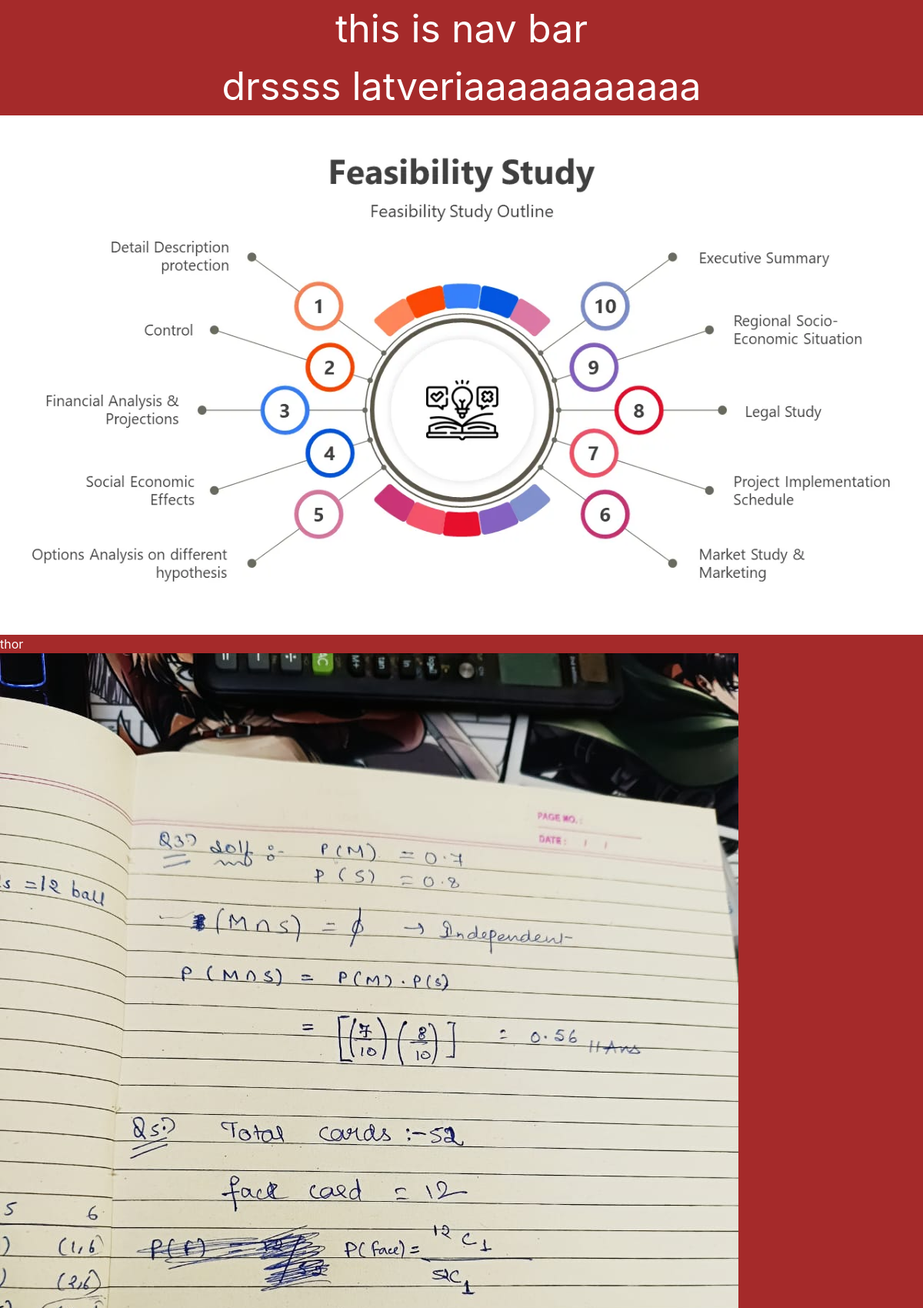
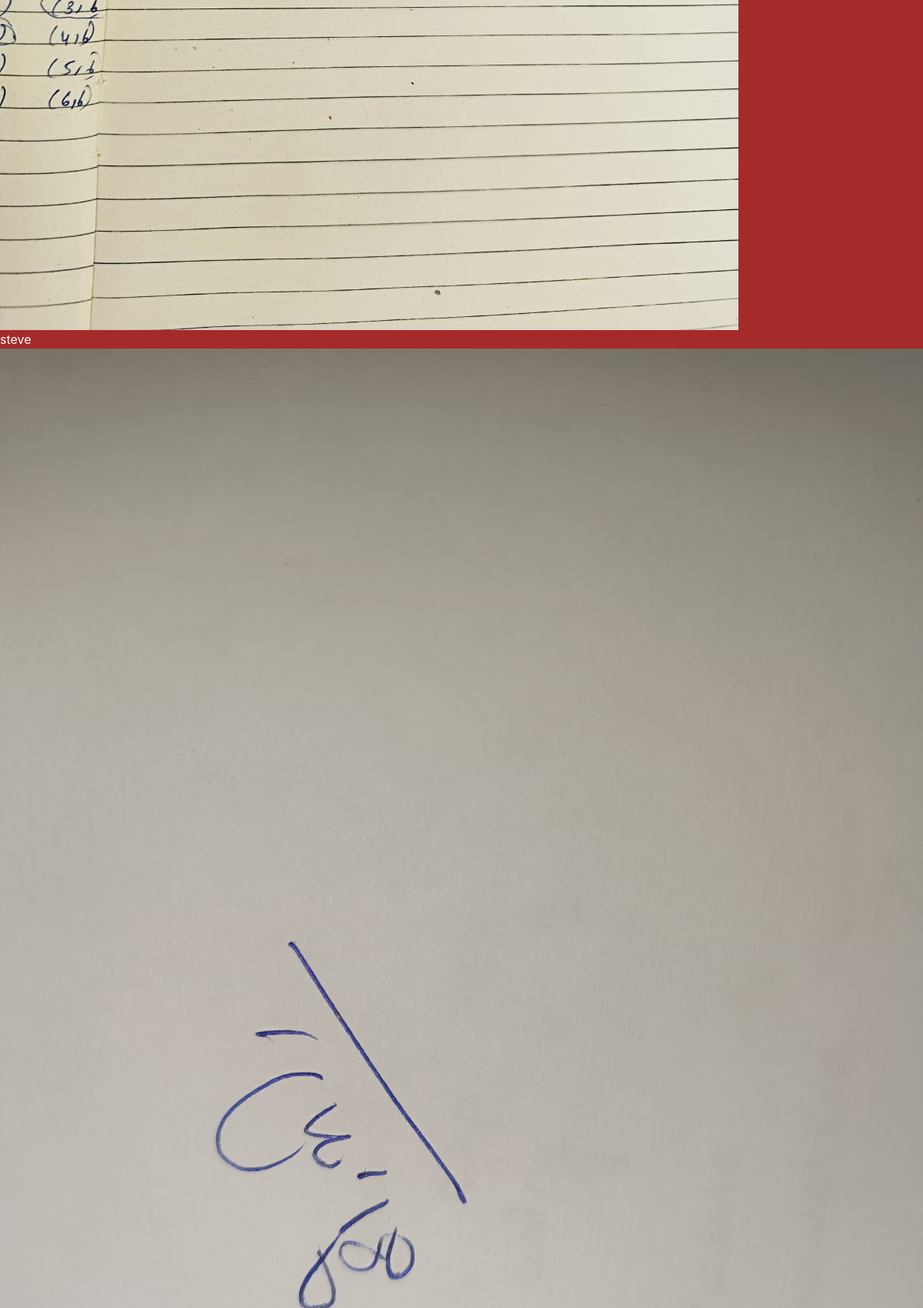
/doom/home/ (upper part), run on the app's committed database (2 pictures, top to bottom).
### drdoom/models.py (models this page shows, shortened)
class User(models.Model):
    USER_TYPE_CHOICE=[
        ('N', 'NORMAL'),
        ('SH', 'SUPERHERO'),
        ('CEL', 'CELESTIAL')
    ]
    name = models.CharField(max_length=100, default="unknown")
    image = models.ImageField(upload_to='drdooms/')
    date_added = models.DateTimeField(default=timezone.now)
    type = models.CharField(max_length=3, choices=USER_TYPE_CHOICE)
    description=models.TextField()

### drdoom/views.py (the view)
# urls.py: 2. Add a URL to urlpatterns:  path('', views.home, name='home')
def home(request):
    users=User.objects.all()
    return render(request, 'drdoom/drdoom.html', {'users':users})

### drdoom/templates/drdoom/drdoom.html (shortened to what this page needs)
{% extends "layout.html" %}
{% block content %}
<h1>drssss latveriaaaaaaaaaaa</h1>
{% for user in users  %}
<div class="user-item">
    <img src="{{user.image}}" />
</div>
<h2>
{{user.name}}
</h2>
{% endfor  %}
{% endblock %}

### static/style.css (style rules this page uses)
body { background-color: brown; color: #ffffffff; }
h1 { text-align: center; font-size: 50px; }

### data on the page
User: image (picture), name "thor"
User: image (picture), name "steve"
User: image (picture)
